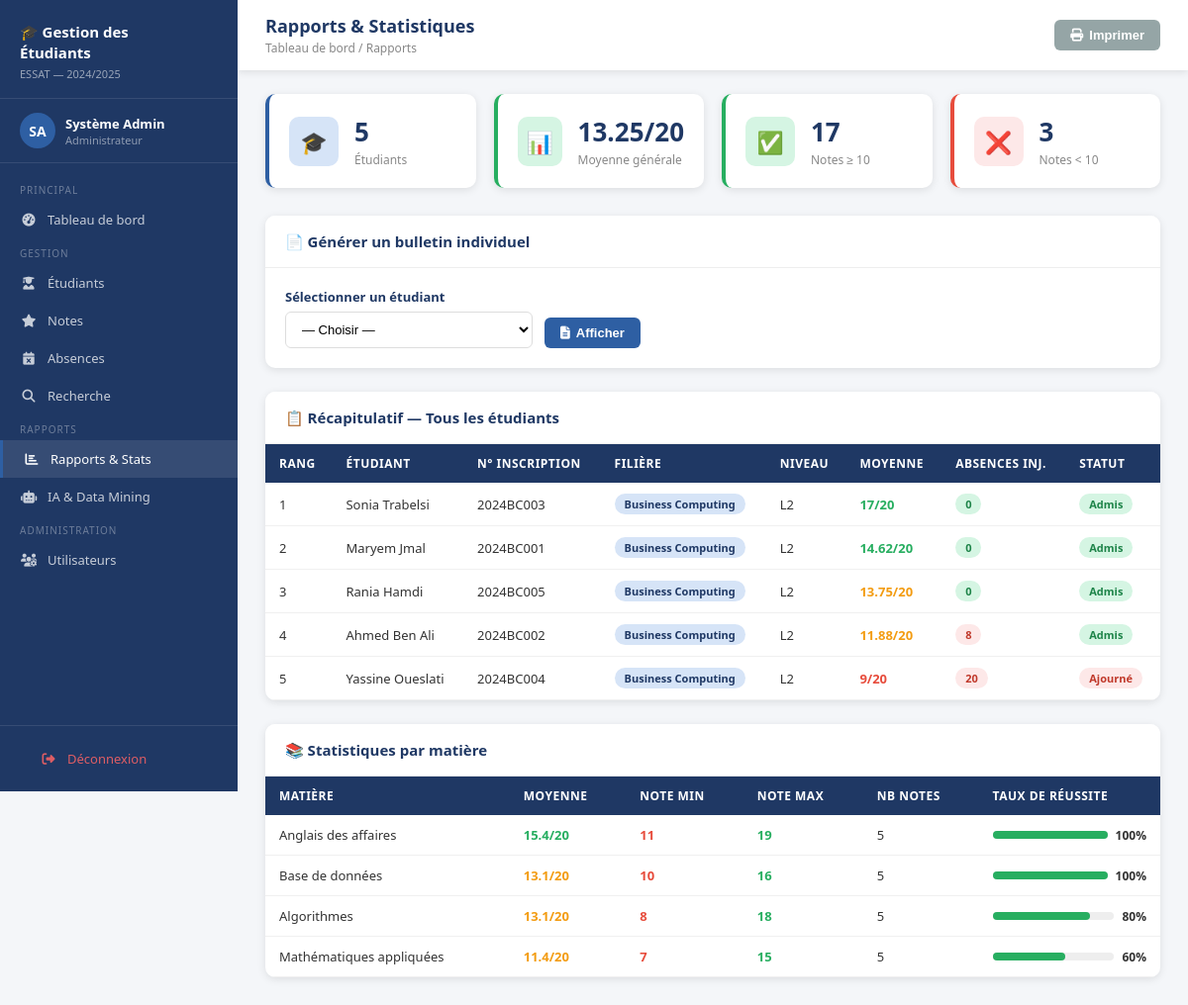
/rapports.php (signed in), run on the app's committed database.
### tables this page shows
CREATE TABLE etudiants (
    id INT AUTO_INCREMENT PRIMARY KEY,
    numero_inscription VARCHAR(50) NOT NULL UNIQUE,
    nom VARCHAR(100) NOT NULL,
    prenom VARCHAR(100) NOT NULL,
    date_naissance DATE,
    email VARCHAR(150),
    telephone VARCHAR(20),
    adresse TEXT,
    filiere_id INT,
    niveau VARCHAR(20) NOT NULL DEFAULT 'L1',
    photo VARCHAR(255) DEFAULT NULL,
    created_at TIMESTAMP DEFAULT CURRENT_TIMESTAMP,
    FOREIGN KEY (filiere_id) REFERENCES filieres(id) ON DELETE SET NULL
);

CREATE TABLE filieres (
    id INT AUTO_INCREMENT PRIMARY KEY,
    nom VARCHAR(100) NOT NULL,
    niveau VARCHAR(50) NOT NULL
);

### rapports.php (the view, shortened to what this page needs)
<?php
require_once '../includes/db.php';
$stats = $pdo->query("
    SELECT
        (SELECT COUNT(*) FROM etudiants) as nb_etudiants,
        (SELECT COUNT(*) FROM notes) as nb_notes,
        (SELECT ROUND(AVG(valeur),2) FROM notes) as moy_generale,
        (SELECT COUNT(*) FROM absences WHERE justifiee=0) as nb_abs_inj,
        (SELECT COUNT(*) FROM notes WHERE valeur >= 10) as nb_admis,
        (SELECT COUNT(*) FROM notes WHERE valeur < 10) as nb_echec
")->fetch();
$bulletins = $pdo->query("
    SELECT e.id, e.nom, e.prenom, e.numero_inscription, e.niveau, f.nom as filiere,
           ROUND(AVG(n.valeur),2) as moyenne,
           COUNT(n.id) as nb_notes,
           COUNT(a.id) as nb_absences
    FROM etudiants e
    LEFT JOIN filieres f ON f.id=e.filiere_id
    LEFT JOIN notes n ON n.etudiant_id=e.id
    LEFT JOIN absences a ON a.etudiant_id=e.id AND a.justifiee=0
    GROUP BY e.id
    ORDER BY moyenne DESC
")->fetchAll();
$parMatiere = $pdo->query("
    SELECT m.nom, ROUND(AVG(n.valeur),2) as moy, COUNT(n.id) as nb,
           ROUND(MIN(n.valeur),2) as min_note, ROUND(MAX(n.valeur),2) as max_note,
           SUM(CASE WHEN n.valeur >= 10 THEN 1 ELSE 0 END) as admis
    FROM notes n JOIN matieres m ON m.id=n.matiere_id
    GROUP BY m.id ORDER BY moy DESC
")->fetchAll();
?>
<!DOCTYPE html>
<html lang="fr">
<head>
    <link rel="stylesheet" href="../css/style.css">
    <link rel="stylesheet" href="https://cdnjs.cloudflare.com/ajax/libs/font-awesome/6.4.0/css/all.min.css">
</head>
<body>
<?php require_once '../includes/sidebar.php'; ?>
<div class="main">
    <div class="topbar">
        <div><h1>Rapports & Statistiques</h1><div class="breadcrumb">Tableau de bord / Rapports</div></div>
        <button class="btn btn-secondary no-print" onclick="window.print()"><i class="fas fa-print"></i> Imprimer</button>
    </div>
    <div class="content">
        <div class="stats-grid">
            <div class="stat-card"><div class="stat-icon">🎓</div><div class="stat-info"><div class="value"><?= $stats['nb_etudiants'] ?></div><div class="label">Étudiants</div></div></div>
            <div class="stat-card green"><div class="stat-icon">📊</div><div class="stat-info"><div class="value"><?= $stats['moy_generale'] ?? '—' ?>/20</div><div class="label">Moyenne générale</div></div></div>
            <div class="stat-card green"><div class="stat-icon">✅</div><div class="stat-info"><div class="value"><?= $stats['nb_admis'] ?></div><div class="label">Notes ≥ 10</div></div></div>
            <div class="stat-card red"><div class="stat-icon">❌</div><div class="stat-info"><div class="value"><?= $stats['nb_echec'] ?></div><div class="label">Notes < 10</div></div></div>
        </div>
        <div class="card no-print">
            <div class="card-header"><h3>📄 Générer un bulletin individuel</h3></div>
            <div class="card-body">
                <form method="GET" style="display:flex;gap:12px;align-items:flex-end;">
                    <div class="form-group" style="margin:0;min-width:250px;">
                        <label>Sélectionner un étudiant</label>
                        <select name="bulletin" class="form-control">
                            <option value="">— Choisir —</option>
                        </select>
                    </div>
                    <button type="submit" class="btn btn-primary"><i class="fas fa-file-alt"></i> Afficher</button>
                </form>
            </div>
        </div>
        <div class="card">
            <div class="card-header"><h3>📋 Récapitulatif — Tous les étudiants</h3></div>
            <div class="card-body" style="padding:0;">
                <table>
                    <thead><tr><th>Rang</th><th>Étudiant</th><th>N° Inscription</th><th>Filière</th><th>Niveau</th><th>Moyenne</th><th>Absences inj.</th><th>Statut</th></tr></thead>
                    <tbody>
                    <?php foreach ($bulletins as $i => $b): ?>
                    <tr>
                        <td><?= $i+1 ?></td>
                        <td><?= htmlspecialchars($b['prenom'].' '.$b['nom']) ?></td>
                        <td><?= htmlspecialchars($b['numero_inscription']) ?></td>
                        <td><span class="badge badge-info"><?= htmlspecialchars($b['filiere'] ?? '—') ?></span></td>
                        <td><?= htmlspecialchars($b['niveau']) ?></td>
                        <td><span class="<?= $b['moyenne']>=14?'note-high':($b['moyenne']>=10?'note-medium':'note-low') ?>"><?= $b['moyenne'] ?? '—' ?>/20</span></td>
                        <td><?= $b['nb_absences'] > 0 ? '<span class="badge badge-danger">'.$b['nb_absences'].'</span>' : '<span class="badge badge-success">0</span>' ?></td>
                        <td><?= $b['moyenne'] >= 10 ? '<span class="badge badge-success">Admis</span>' : '<span class="badge badge-danger">Ajourné</span>' ?></td>
                    </tr>
                    <?php endforeach; ?>
                    </tbody>
                </table>
            </div>
        </div>
        <div class="card">
            <div class="card-header"><h3>📚 Statistiques par matière</h3></div>
            <div class="card-body" style="padding:0;">
                <table>
                    <thead><tr><th>Matière</th><th>Moyenne</th><th>Note min</th><th>Note max</th><th>Nb notes</th><th>Taux de réussite</th></tr></thead>
                    <tbody>
                    <?php foreach ($parMatiere as $m): ?>
                    <tr>
                        <td><?= htmlspecialchars($m['nom']) ?></td>
                        <td><span class="<?= $m['moy']>=14?'note-high':($m['moy']>=10?'note-medium':'note-low') ?>"><?= $m['moy'] ?>/20</span></td>
                        <td class="note-low"><?= $m['min_note'] ?></td>
                        <td class="note-high"><?= $m['max_note'] ?></td>
                        <td><?= $m['nb'] ?></td>
                        <td>
                            <?php $taux = $m['nb'] > 0 ? round($m['admis'] / $m['nb'] * 100) : 0; ?>
                            <div style="display:flex;align-items:center;gap:8px;">
                                <div style="flex:1;background:#eee;border-radius:10px;height:8px;">
                                    <div style="width:<?= $taux ?>%;background:<?= $taux>=50?'#27ae60':'#e74c3c' ?>;height:8px;border-radius:10px;"></div>
                                </div>
                                <span style="font-size:12px;font-weight:700;"><?= $taux ?>%</span>
                            </div>
                        </td>
                    </tr>
                    <?php endforeach; ?>
                    </tbody>
                </table>
            </div>
        </div>
    </div>
</div>
</body>
</html>

### style.css (style rules this page uses)
:root { --navy: #1F3864; --blue: #2E5FA3; --lblue: #D6E4F7; --green: #27ae60; --red: #e74c3c; --orange: #f39c12; --grey: #f4f6f9; --white: #ffffff; --text: #333333; --shadow: 0 2px 8px rgba(0,0,0,0.10); }
* { box-sizing: border-box; margin: 0; padding: 0; }
body { font-family: 'Segoe UI', Tahoma, Geneva, Verdana, sans-serif; background: var(--grey); color: var(--text); font-size: 14px; }
.main { margin-left: 240px; min-height: 100vh; display: flex; flex-direction: column; }
.topbar { background: var(--white); padding: 14px 28px; display: flex; align-items: center; justify-content: space-between; box-shadow: var(--shadow); position: sticky; top: 0; z-index: 50; }
.topbar h1 { font-size: 18px; font-weight: 700; color: var(--navy); }
.topbar .breadcrumb { font-size: 12px; color: #888; margin-top: 2px; }
.content { padding: 24px 28px; flex: 1; }
.stats-grid { display: grid; grid-template-columns: repeat(auto-fit, minmax(200px, 1fr)); gap: 18px; margin-bottom: 28px; }
.stat-card { background: var(--white); border-radius: 10px; padding: 20px; display: flex; align-items: center; gap: 16px; box-shadow: var(--shadow); border-left: 4px solid var(--blue); }
.stat-card.green { border-left-color: var(--green); }
.stat-card.red { border-left-color: var(--red); }
.stat-icon { width: 50px; height: 50px; border-radius: 10px; background: var(--lblue); display: flex; align-items: center; justify-content: center; font-size: 22px; }
.stat-card.green .stat-icon { background: #d5f5e3; }
.stat-card.red .stat-icon { background: #fde8e8; }
.stat-info .value { font-size: 26px; font-weight: 800; color: var(--navy); }
.stat-info .label { font-size: 12px; color: #888; margin-top: 2px; }
.card { background: var(--white); border-radius: 10px; box-shadow: var(--shadow); margin-bottom: 24px; overflow: hidden; }
.card-header { padding: 16px 20px; border-bottom: 1px solid #eee; display: flex; align-items: center; justify-content: space-between; background: var(--white); }
.card-header h3 { font-size: 15px; font-weight: 700; color: var(--navy); }
.card-body { padding: 20px; }
table { width: 100%; border-collapse: collapse; }
thead th { background: var(--navy); color: #fff; padding: 11px 14px; font-size: 12px; text-transform: uppercase; letter-spacing: 0.5px; text-align: left; }
tbody tr { border-bottom: 1px solid #f0f0f0; transition: background 0.15s; }
tbody td { padding: 11px 14px; font-size: 13px; }
.badge { display: inline-block; padding: 3px 10px; border-radius: 20px; font-size: 11px; font-weight: 600; }
.badge-success { background: #d5f5e3; color: #1e8449; }
.badge-danger { background: #fde8e8; color: #c0392b; }
.badge-info { background: var(--lblue); color: var(--navy); }
.btn { display: inline-flex; align-items: center; gap: 6px; padding: 8px 16px; border-radius: 6px; border: none; font-size: 13px; font-weight: 600; cursor: pointer; text-decoration: none; transition: all 0.2s; }
.btn-primary { background: var(--blue); color: #fff; }
.btn-secondary { background: #95a5a6; color: #fff; }
.form-group { margin-bottom: 16px; }
.form-group label { display: block; margin-bottom: 6px; font-weight: 600; font-size: 13px; color: var(--navy); }
.form-control { width: 100%; padding: 9px 12px; border: 1.5px solid #ddd; border-radius: 6px; font-size: 13px; transition: border 0.2s; background: #fff; }
.note-high { color: var(--green); font-weight: 700; }
.note-medium { color: var(--orange); font-weight: 700; }
.note-low { color: var(--red); font-weight: 700; }

### data on the page
etudiants: prenom+nom "Sonia Trabelsi", numero_inscription "2024BC003", filiere.nom "Business Computing", niveau "L2", moyenne "17", shows "Admis"
etudiants: prenom+nom "Maryem Jmal", numero_inscription "2024BC001", filiere.nom "Business Computing", niveau "L2", moyenne "14.62", shows "Admis"
etudiants: prenom+nom "Rania Hamdi", numero_inscription "2024BC005", filiere.nom "Business Computing", niveau "L2", moyenne "13.75", shows "Admis"
etudiants: prenom+nom "Ahmed Ben Ali", numero_inscription "2024BC002", filiere.nom "Business Computing", niveau "L2", moyenne "11.88", nb_absences "8", shows "Admis"
etudiants: prenom+nom "Yassine Oueslati", numero_inscription "2024BC004", filiere.nom "Business Computing", niveau "L2", moyenne "9", nb_absences "20", shows "Ajourné"

### other printed values
$initiales "SA"
$u['prenom'] . ' ' . $u['nom'] "Système Admin"
$stats['nb_etudiants'] "5"
$stats['moy_generale'] "13.25"
$stats['nb_admis'] "17"
$stats['nb_echec'] "3"
$m['nom'] "Anglais des affaires"
$m['moy'] "15.4"
$m['min_note'] "11"
$m['max_note'] "19"
$m['nb'] "5"
$taux "100"
$m['nom'] "Base de données"
$m['moy'] "13.1"
$m['min_note'] "10"
